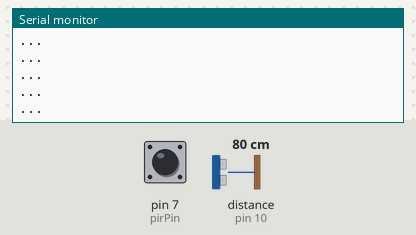
Recording of a sketch running on a simulated Arduino Uno, built with avr-gcc and run on an emulated ATmega328P. Shown: the last lines printed to the serial monitor. The inputs (shaded band) are chosen by the test bench; at power-on: pin 7 (pirPin) LOW, distance to the obstacle (sensor on pin 10) 80 cm. The echo pulse lasts 58.3 µs per cm.

Above: at 1.2 s.
1.3 s: pin 7 (pirPin) driven HIGH
At 1.31 s:
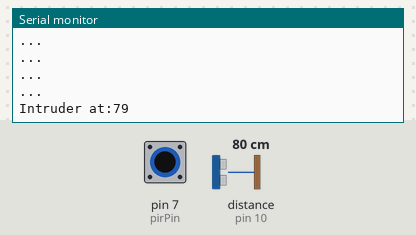
3.2 s: distance to the obstacle (sensor on pin 10) set to 2 cm
At 3.21 s:
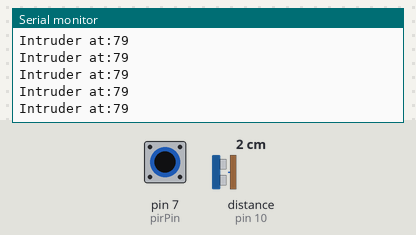
4.7 s: distance to the obstacle (sensor on pin 10) set to 35 cm
At 4.72 s:
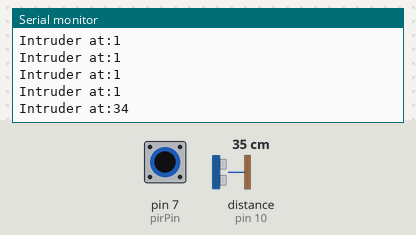
7.7 s: pin 7 (pirPin) pulsed LOW 5 times (0.12 s each, 0.3 s apart)
At 7.8 s:
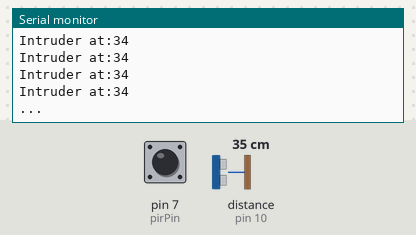
12.2 s: pin 7 (pirPin) driven LOW
At 12.4 s:
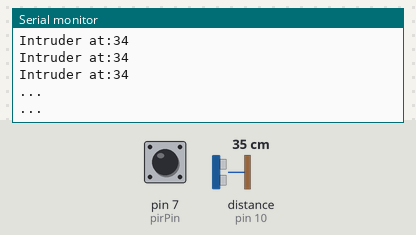
Timing chart, 0 to 14.7 s (numbered marks = the images above; inputs shaded):
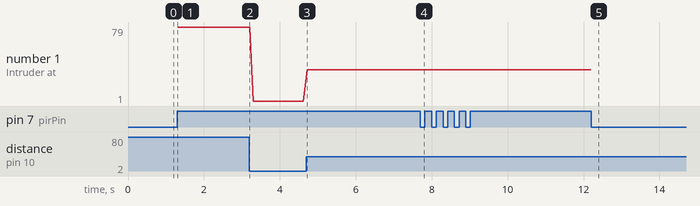

The sketch:

pirAndUltrasonic.ino
```cpp
int pirPin = 7; //The output of PIR connected to pin 7
int pir_value = 0; //variable to hold read pir value
const int trigPin = 9;
const int echoPin = 10;
long duration;
int distance;

void setup()
{
  pinMode(pirPin,INPUT); // set pin 7 as Input
  pinMode(echoPin, INPUT);
  pinMode(trigPin, OUTPUT);
  Serial.begin(9600); // To show output value of pir in serial monitor
}

void loop()
{
  pir_value = digitalRead(pirPin); // Reading pir value from pin 7
  if(pir_value == HIGH)
  {
    // clears the trigPin
    digitalWrite(trigPin, LOW);
    delayMicroseconds(2);
    // Sets the trigPin as digital HIGH for 10 micro seconds
    digitalWrite(trigPin, HIGH);
    delayMicroseconds(10);
    digitalWrite(trigPin, LOW);
    // Reads the echoPin, returns the sound wave travel time in micro seconds
    duration = pulseIn(echoPin, HIGH);
    float speedSound = 0.034; // Speed of sound in mm per micro seconds
    // Calculating the distance
    distance = duration * speedSound / 2;
    Serial.print("Intruder at:"); // Prints distance of intruder on serial monitor if intruder observed
    Serial.println(distance);
  }
  else
  {
    Serial.println("...");
  }
  delay(100);
}
```

Measured:
- after the input at 1.3 s, the serial monitor: prints a new line at once (image 1)
- after the input at 4.7 s, the serial monitor: prints a new line at once (image 3)
- after the input at 7.7 s, the serial monitor: prints a new line after 0.10 s (image 4)
- after the input at 12.2 s, the serial monitor: prints a new line after 0.10 s (image 5)
- plotted number 1: 79 → 1 after the input at 3.2 s, 1 → 34 after the input at 4.7 s
